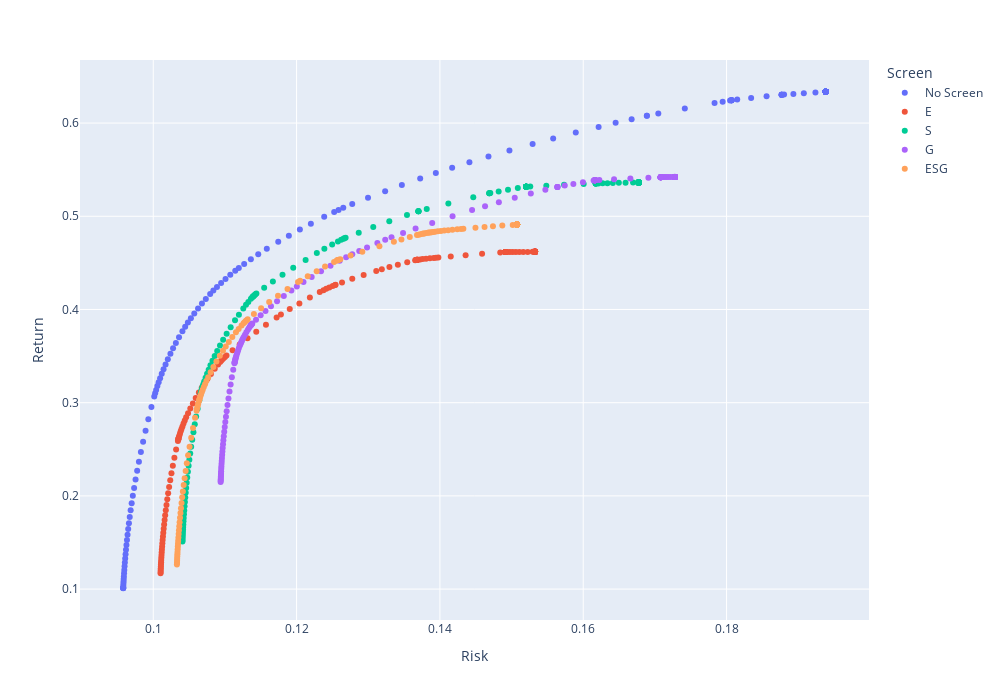

Write notebook code for a chart like this one.
### Code cell
px.scatter(rr_all, x='Risk', y='Return', color='Screen', width=1000, height=700)

### Figure 1 — Plotly figure (JSON) as saved in the notebook; plotly's stock layout.template omitted (floating-point values rounded to 4 significant figures; data arrays with more than 128 entries replaced by an {"elided": "..."} marker saying what was removed)
{"data": [{"hovertemplate": "Screen=No Screen<br>Risk=%{x}<br>Return=%{y}<extra></extra>", "legendgroup": "No Screen", "marker": {"color": "#636efa", "symbol": "circle"}, "mode": "markers", "name": "No Screen", "orientation": "v", "showlegend": true, "type": "scatter", "x": {"elided": "200 float values"}, "xaxis": "x", "y": {"elided": "200 float values"}, "yaxis": "y"}, {"hovertemplate": "Screen=E<br>Risk=%{x}<br>Return=%{y}<extra></extra>", "legendgroup": "E", "marker": {"color": "#EF553B", "symbol": "circle"}, "mode": "markers", "name": "E", "orientation": "v", "showlegend": true, "type": "scatter", "x": {"elided": "200 float values"}, "xaxis": "x", "y": {"elided": "200 float values"}, "yaxis": "y"}, {"hovertemplate": "Screen=S<br>Risk=%{x}<br>Return=%{y}<extra></extra>", "legendgroup": "S", "marker": {"color": "#00cc96", "symbol": "circle"}, "mode": "markers", "name": "S", "orientation": "v", "showlegend": true, "type": "scatter", "x": {"elided": "200 float values"}, "xaxis": "x", "y": {"elided": "200 float values"}, "yaxis": "y"}, {"hovertemplate": "Screen=G<br>Risk=%{x}<br>Return=%{y}<extra></extra>", "legendgroup": "G", "marker": {"color": "#ab63fa", "symbol": "circle"}, "mode": "markers", "name": "G", "orientation": "v", "showlegend": true, "type": "scatter", "x": {"elided": "200 float values"}, "xaxis": "x", "y": {"elided": "200 float values"}, "yaxis": "y"}, {"hovertemplate": "Screen=ESG<br>Risk=%{x}<br>Return=%{y}<extra></extra>", "legendgroup": "ESG", "marker": {"color": "#FFA15A", "symbol": "circle"}, "mode": "markers", "name": "ESG", "orientation": "v", "showlegend": true, "type": "scatter", "x": {"elided": "200 float values"}, "xaxis": "x", "y": {"elided": "200 float values"}, "yaxis": "y"}], "layout": {"height": 700, "legend": {"title": {"text": "Screen"}, "tracegroupgap": 0}, "margin": {"t": 60}, "width": 1000, "xaxis": {"anchor": "y", "domain": [0, 1], "title": {"text": "Risk"}}, "yaxis": {"anchor": "x", "domain": [0, 1], "title": {"text": "Return"}}}}
